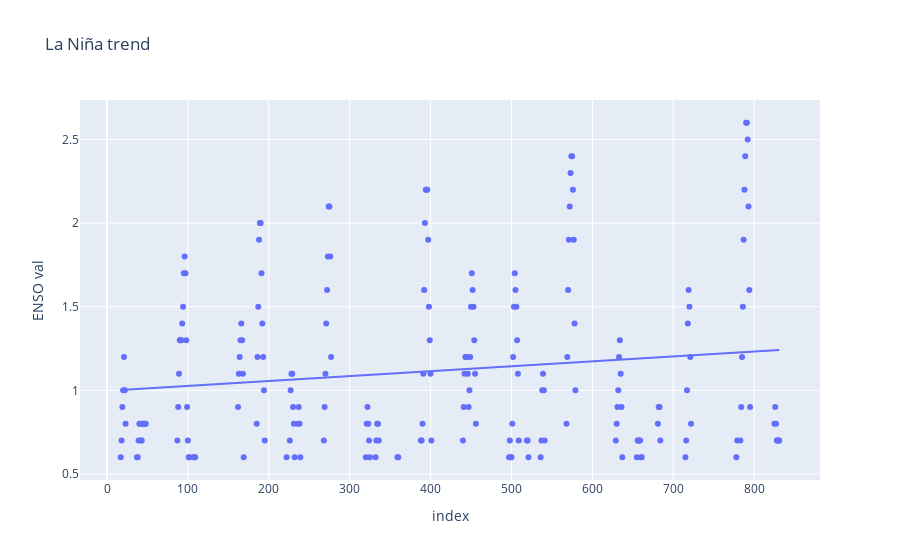
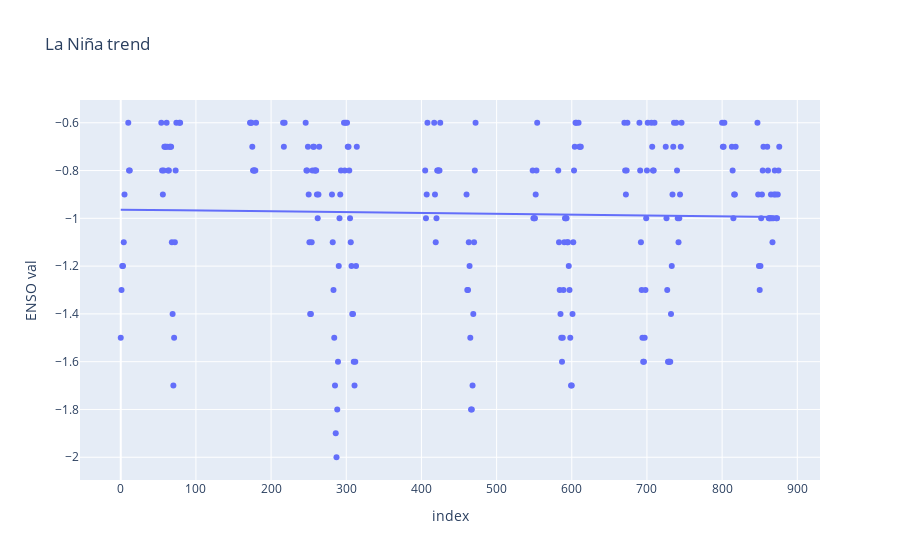

Write notebook code for charts like these, in order.
### Code cell
import plotly.express as px
fig= px.scatter(el_nino_df, x= el_nino_df.index, y='ENSO val', trendline='ols', title='La Niña trend')
fig1= px.scatter(la_nina_df, x=la_nina_df.index, y='ENSO val', trendline='ols', title='La Niña trend')
fig.show()
fig1.show()

### Figure 1 — Plotly figure (JSON) as saved in the notebook; plotly's stock layout.template omitted (floating-point values rounded to 4 significant figures; data arrays with more than 128 entries replaced by an {"elided": "..."} marker saying what was removed)
{"data": [{"hovertemplate": "index=%{x}<br>ENSO val=%{y}<extra></extra>", "legendgroup": "", "marker": {"color": "#636efa", "symbol": "circle"}, "mode": "markers", "name": "", "orientation": "v", "showlegend": false, "type": "scatter", "x": {"elided": "207 int values"}, "xaxis": "x", "y": {"elided": "207 float values"}, "yaxis": "y"}, {"hovertemplate": "<b>OLS trendline</b><br>ENSO val = 0.000294236 * index + 0.996818<br>R<sup>2</sup>=0.020239<br><br>index=%{x}<br>ENSO val=%{y} <b>(trend)</b><extra></extra>", "legendgroup": "", "marker": {"color": "#636efa", "symbol": "circle"}, "mode": "lines", "name": "", "showlegend": false, "type": "scatter", "x": {"elided": "207 int values"}, "xaxis": "x", "y": {"elided": "207 float values"}, "yaxis": "y"}], "layout": {"legend": {"tracegroupgap": 0}, "title": {"text": "La Niña trend"}, "xaxis": {"anchor": "y", "domain": [0, 1], "title": {"text": "index"}}, "yaxis": {"anchor": "x", "domain": [0, 1], "title": {"text": "ENSO val"}}}}

### Figure 2 — Plotly figure (JSON) as saved in the notebook; plotly's stock layout.template omitted (floating-point values rounded to 4 significant figures; data arrays with more than 128 entries replaced by an {"elided": "..."} marker saying what was removed)
{"data": [{"hovertemplate": "index=%{x}<br>ENSO val=%{y}<extra></extra>", "legendgroup": "", "marker": {"color": "#636efa", "symbol": "circle"}, "mode": "markers", "name": "", "orientation": "v", "showlegend": false, "type": "scatter", "x": {"elided": "233 int values"}, "xaxis": "x", "y": {"elided": "233 float values"}, "yaxis": "y"}, {"hovertemplate": "<b>OLS trendline</b><br>ENSO val = -3.44499e-05 * index + -0.963898<br>R<sup>2</sup>=0.000764<br><br>index=%{x}<br>ENSO val=%{y} <b>(trend)</b><extra></extra>", "legendgroup": "", "marker": {"color": "#636efa", "symbol": "circle"}, "mode": "lines", "name": "", "showlegend": false, "type": "scatter", "x": {"elided": "233 int values"}, "xaxis": "x", "y": {"elided": "233 float values"}, "yaxis": "y"}], "layout": {"legend": {"tracegroupgap": 0}, "title": {"text": "La Niña trend"}, "xaxis": {"anchor": "y", "domain": [0, 1], "title": {"text": "index"}}, "yaxis": {"anchor": "x", "domain": [0, 1], "title": {"text": "ENSO val"}}}}
